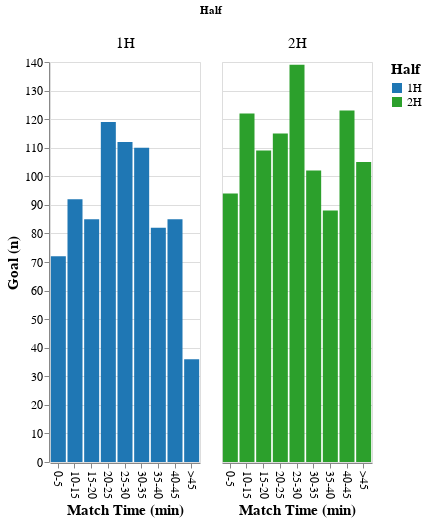

Notebook code for this chart:
### Code cell
goals = in_match_evolution()
goals.configure_legend(
    titleFontSize=15,
    labelFontSize=12
).configure_title(
    fontSize=20
)

### Figure 1 — Vega specification as saved in the notebook (floating-point values rounded to 4 significant figures)
{"$schema": "https://vega.github.io/schema/vega/v5.json", "background": "white", "config": {"axis": {"labelFontSize": 12, "titleFontSize": 15}, "legend": {"labelFontSize": 12, "titleFontSize": 15}, "style": {"group-title": {"fontSize": 20}}}, "data": [{"name": "_server_source_0", "values": [{"Nation": "England", "binned": "0-5", "count": 73, "matchPeriod": "1H"}, {"Nation": "European_Championship", "binned": "0-5", "count": 8, "matchPeriod": "1H"}, {"Nation": "France", "binned": "0-5", "count": 95, "matchPeriod": "1H"}, {"Nation": "Germany", "binned": "0-5", "count": 65, "matchPeriod": "1H"}, {"Nation": "Italy", "binned": "0-5", "count": 72, "matchPeriod": "1H"}, {"Nation": "Spain", "binned": "0-5", "count": 65, "matchPeriod": "1H"}, {"Nation": "World_Cup", "binned": "0-5", "count": 14, "matchPeriod": "1H"}, {"Nation": "England", "binned": "10-15", "count": 81, "matchPeriod": "1H"}, {"Nation": "European_Championship", "binned": "10-15", "count": 6, "matchPeriod": "1H"}, {"Nation": "France", "binned": "10-15", "count": 96, "matchPeriod": "1H"}, {"Nation": "Germany", "binned": "10-15", "count": 73, "matchPeriod": "1H"}, {"Nation": "Italy", "binned": "10-15", "count": 92, "matchPeriod": "1H"}, {"Nation": "Spain", "binned": "10-15", "count": 86, "matchPeriod": "1H"}, {"Nation": "World_Cup", "binned": "10-15", "count": 14, "matchPeriod": "1H"}, {"Nation": "England", "binned": "15-20", "count": 98, "matchPeriod": "1H"}, {"Nation": "European_Championship", "binned": "15-20", "count": 14, "matchPeriod": "1H"}, {"Nation": "France", "binned": "15-20", "count": 102, "matchPeriod": "1H"}, {"Nation": "Germany", "binned": "15-20", "count": 99, "matchPeriod": "1H"}, {"Nation": "Italy", "binned": "15-20", "count": 85, "matchPeriod": "1H"}, {"Nation": "Spain", "binned": "15-20", "count": 92, "matchPeriod": "1H"}, {"Nation": "World_Cup", "binned": "15-20", "count": 13, "matchPeriod": "1H"}, {"Nation": "England", "binned": "20-25", "count": 94, "matchPeriod": "1H"}, {"Nation": "France", "binned": "20-25", "count": 105, "matchPeriod": "1H"}, {"Nation": "Germany", "binned": "20-25", "count": 109, "matchPeriod": "1H"}, {"Nation": "Italy", "binned": "20-25", "count": 119, "matchPeriod": "1H"}, {"Nation": "Spain", "binned": "20-25", "count": 105, "matchPeriod": "1H"}, {"Nation": "World_Cup", "binned": "20-25", "count": 11, "matchPeriod": "1H"}, {"Nation": "England", "binned": "25-30", "count": 95, "matchPeriod": "1H"}, {"Nation": "European_Championship", "binned": "25-30", "count": 3, "matchPeriod": "1H"}, {"Nation": "France", "binned": "25-30", "count": 99, "matchPeriod": "1H"}, {"Nation": "Germany", "binned": "25-30", "count": 96, "matchPeriod": "1H"}, {"Nation": "Italy", "binned": "25-30", "count": 112, "matchPeriod": "1H"}, {"Nation": "Spain", "binned": "25-30", "count": 111, "matchPeriod": "1H"}, {"Nation": "World_Cup", "binned": "25-30", "count": 6, "matchPeriod": "1H"}, {"Nation": "England", "binned": "30-35", "count": 81, "matchPeriod": "1H"}, {"Nation": "European_Championship", "binned": "30-35", "count": 13, "matchPeriod": "1H"}, {"Nation": "France", "binned": "30-35", "count": 94, "matchPeriod": "1H"}, {"Nation": "Germany", "binned": "30-35", "count": 62, "matchPeriod": "1H"}, {"Nation": "Italy", "binned": "30-35", "count": 110, "matchPeriod": "1H"}, {"Nation": "Spain", "binned": "30-35", "count": 117, "matchPeriod": "1H"}, {"Nation": "World_Cup", "binned": "30-35", "count": 18, "matchPeriod": "1H"}, {"Nation": "England", "binned": "35-40", "count": 95, "matchPeriod": "1H"}, {"Nation": "European_Championship", "binned": "35-40", "count": 8, "matchPeriod": "1H"}, {"Nation": "France", "binned": "35-40", "count": 86, "matchPeriod": "1H"}, {"Nation": "Germany", "binned": "35-40", "count": 79, "matchPeriod": "1H"}, {"Nation": "Italy", "binned": "35-40", "count": 82, "matchPeriod": "1H"}, {"Nation": "Spain", "binned": "35-40", "count": 103, "matchPeriod": "1H"}, {"Nation": "World_Cup", "binned": "35-40", "count": 19, "matchPeriod": "1H"}, {"Nation": "England", "binned": "40-45", "count": 92, "matchPeriod": "1H"}, {"Nation": "European_Championship", "binned": "40-45", "count": 18, "matchPeriod": "1H"}, {"Nation": "France", "binned": "40-45", "count": 116, "matchPeriod": "1H"}, {"Nation": "Germany", "binned": "40-45", "count": 82, "matchPeriod": "1H"}, {"Nation": "Italy", "binned": "40-45", "count": 85, "matchPeriod": "1H"}, {"Nation": "Spain", "binned": "40-45", "count": 80, "matchPeriod": "1H"}, {"Nation": "World_Cup", "binned": "40-45", "count": 10, "matchPeriod": "1H"}, {"Nation": "England", "binned": ">45", "count": 49, "matchPeriod": "1H"}, {"Nation": "European_Championship", "binned": ">45", "count": 2, "matchPeriod": "1H"}, {"Nation": "France", "binned": ">45", "count": 34, "matchPeriod": "1H"}, {"Nation": "Germany", "binned": ">45", "count": 24, "matchPeriod": "1H"}, {"Nation": "Italy", "binned": ">45", "count": 36, "matchPeriod": "1H"}, {"Nation": "Spain", "binned": ">45", "count": 16, "matchPeriod": "1H"}, {"Nation": "World_Cup", "binned": ">45", "count": 4, "matchPeriod": "1H"}, {"Nation": "England", "binned": "0-5", "count": 111, "matchPeriod": "2H"}, {"Nation": "European_Championship", "binned": "0-5", "count": 15, "matchPeriod": "2H"}, {"Nation": "France", "binned": "0-5", "count": 98, "matchPeriod": "2H"}, {"Nation": "Germany", "binned": "0-5", "count": 76, "matchPeriod": "2H"}, {"Nation": "Italy", "binned": "0-5", "count": 94, "matchPeriod": "2H"}, {"Nation": "Spain", "binned": "0-5", "count": 93, "matchPeriod": "2H"}, {"Nation": "World_Cup", "binned": "0-5", "count": 17, "matchPeriod": "2H"}, {"Nation": "England", "binned": "10-15", "count": 108, "matchPeriod": "2H"}, {"Nation": "European_Championship", "binned": "10-15", "count": 16, "matchPeriod": "2H"}, {"Nation": "France", "binned": "10-15", "count": 105, "matchPeriod": "2H"}, {"Nation": "Germany", "binned": "10-15", "count": 93, "matchPeriod": "2H"}, {"Nation": "Italy", "binned": "10-15", "count": 122, "matchPeriod": "2H"}, {"Nation": "Spain", "binned": "10-15", "count": 118, "matchPeriod": "2H"}, {"Nation": "World_Cup", "binned": "10-15", "count": 23, "matchPeriod": "2H"}, {"Nation": "England", "binned": "15-20", "count": 123, "matchPeriod": "2H"}, {"Nation": "European_Championship", "binned": "15-20", "count": 18, "matchPeriod": "2H"}, {"Nation": "France", "binned": "15-20", "count": 92, "matchPeriod": "2H"}, {"Nation": "Germany", "binned": "15-20", "count": 104, "matchPeriod": "2H"}, {"Nation": "Italy", "binned": "15-20", "count": 109, "matchPeriod": "2H"}, {"Nation": "Spain", "binned": "15-20", "count": 116, "matchPeriod": "2H"}, {"Nation": "World_Cup", "binned": "15-20", "count": 19, "matchPeriod": "2H"}, {"Nation": "England", "binned": "20-25", "count": 118, "matchPeriod": "2H"}, {"Nation": "European_Championship", "binned": "20-25", "count": 4, "matchPeriod": "2H"}, {"Nation": "France", "binned": "20-25", "count": 111, "matchPeriod": "2H"}, {"Nation": "Germany", "binned": "20-25", "count": 88, "matchPeriod": "2H"}, {"Nation": "Italy", "binned": "20-25", "count": 115, "matchPeriod": "2H"}, {"Nation": "Spain", "binned": "20-25", "count": 110, "matchPeriod": "2H"}, {"Nation": "World_Cup", "binned": "20-25", "count": 20, "matchPeriod": "2H"}, {"Nation": "England", "binned": "25-30", "count": 130, "matchPeriod": "2H"}, {"Nation": "European_Championship", "binned": "25-30", "count": 6, "matchPeriod": "2H"}, {"Nation": "France", "binned": "25-30", "count": 130, "matchPeriod": "2H"}, {"Nation": "Germany", "binned": "25-30", "count": 106, "matchPeriod": "2H"}, {"Nation": "Italy", "binned": "25-30", "count": 139, "matchPeriod": "2H"}, {"Nation": "Spain", "binned": "25-30", "count": 108, "matchPeriod": "2H"}, {"Nation": "World_Cup", "binned": "25-30", "count": 21, "matchPeriod": "2H"}, {"Nation": "England", "binned": "30-35", "count": 117, "matchPeriod": "2H"}, {"Nation": "European_Championship", "binned": "30-35", "count": 10, "matchPeriod": "2H"}, {"Nation": "France", "binned": "30-35", "count": 108, "matchPeriod": "2H"}, {"Nation": "Germany", "binned": "30-35", "count": 107, "matchPeriod": "2H"}, {"Nation": "Italy", "binned": "30-35", "count": 102, "matchPeriod": "2H"}, {"Nation": "Spain", "binned": "30-35", "count": 134, "matchPeriod": "2H"}, {"Nation": "World_Cup", "binned": "30-35", "count": 11, "matchPeriod": "2H"}, {"Nation": "England", "binned": "35-40", "count": 113, "matchPeriod": "2H"}, {"Nation": "European_Championship", "binned": "35-40", "count": 12, "matchPeriod": "2H"}, {"Nation": "France", "binned": "35-40", "count": 110, "matchPeriod": "2H"}, {"Nation": "Germany", "binned": "35-40", "count": 75, "matchPeriod": "2H"}, {"Nation": "Italy", "binned": "35-40", "count": 88, "matchPeriod": "2H"}, {"Nation": "Spain", "binned": "35-40", "count": 134, "matchPeriod": "2H"}, {"Nation": "World_Cup", "binned": "35-40", "count": 4, "matchPeriod": "2H"}, {"Nation": "England", "binned": "40-45", "count": 124, "matchPeriod": "2H"}, {"Nation": "European_Championship", "binned": "40-45", "count": 13, "matchPeriod": "2H"}, {"Nation": "France", "binned": "40-45", "count": 130, "matchPeriod": "2H"}, {"Nation": "Germany", "binned": "40-45", "count": 88, "matchPeriod": "2H"}, {"Nation": "Italy", "binned": "40-45", "count": 123, "matchPeriod": "2H"}, {"Nation": "Spain", "binned": "40-45", "count": 132, "matchPeriod": "2H"}, {"Nation": "World_Cup", "binned": "40-45", "count": 20, "matchPeriod": "2H"}, {"Nation": "England", "binned": ">45", "count": 86, "matchPeriod": "2H"}, {"Nation": "European_Championship", "binned": ">45", "count": 16, "matchPeriod": "2H"}, {"Nation": "France", "binned": ">45", "count": 111, "matchPeriod": "2H"}, {"Nation": "Germany", "binned": ">45", "count": 86, "matchPeriod": "2H"}, {"Nation": "Italy", "binned": ">45", "count": 105, "matchPeriod": "2H"}, {"Nation": "Spain", "binned": ">45", "count": 90, "matchPeriod": "2H"}, {"Nation": "World_Cup", "binned": ">45", "count": 32, "matchPeriod": "2H"}]}, {"name": "param_27_store", "values": [{"fields": [{"field": "Nation", "type": "E"}], "unit": "child + '__facet_column_' + (facet[\"matchPeriod\"])", "values": ["Italy"]}]}, {"name": "source_0", "source": "_server_source_0", "transform": [{"expr": "!length(data(\"param_27_store\")) || vlSelectionTest(\"param_27_store\", datum)", "type": "filter"}, {"as": ["count_start", "count_end"], "field": "count", "groupby": ["binned", "matchPeriod"], "offset": "zero", "sort": {"field": ["matchPeriod"], "order": ["descending"]}, "type": "stack"}, {"expr": "isValid(datum[\"count\"]) && isFinite(+datum[\"count\"])", "type": "filter"}]}, {"name": "column_domain", "source": "source_0", "transform": [{"groupby": ["matchPeriod"], "type": "aggregate"}]}, {"name": "source_0_x_domain_binned", "source": "source_0", "transform": [{"as": [], "fields": [], "groupby": ["binned"], "ops": [], "type": "aggregate"}, {"as": "sort_field", "expr": "datum['binned']", "type": "formula"}, {"fields": ["binned"], "type": "project"}]}, {"name": "source_0_color_domain_matchPeriod", "source": "source_0", "transform": [{"as": [], "fields": [], "groupby": ["matchPeriod"], "ops": [], "type": "aggregate"}, {"as": "sort_field", "expr": "datum['matchPeriod']", "type": "formula"}, {"fields": ["matchPeriod"], "type": "project"}]}], "layout": {"align": "all", "bounds": "full", "columns": {"signal": "length(data('column_domain'))"}, "offset": {"columnTitle": 10}, "padding": 20}, "legends": [{"encode": {"symbols": {"update": {"opacity": {"value": 1}}}}, "fill": "color", "symbolType": "square", "title": "Half"}], "marks": [{"name": "column-title", "role": "column-title", "title": {"offset": 10, "style": "guide-title", "text": "Half"}, "type": "group"}, {"axes": [{"grid": false, "labelOverlap": true, "orient": "left", "scale": "y", "tickCount": {"signal": "ceil(child_height/40)"}, "title": "Goal (n)", "zindex": 0}], "encode": {"update": {"height": {"signal": "child_height"}}}, "name": "row_header", "role": "row-header", "type": "group"}, {"encode": {"update": {"width": {"signal": "child_width"}}}, "from": {"data": "column_domain"}, "name": "column_header", "role": "column-header", "sort": {"field": "datum[\"matchPeriod\"]", "order": "ascending"}, "title": {"fontSize": 15, "frame": "group", "offset": 10, "orient": "top", "style": "guide-label", "text": {"signal": "isValid(parent[\"matchPeriod\"]) ? parent[\"matchPeriod\"] : \"\"+parent[\"matchPeriod\"]"}}, "type": "group"}, {"axes": [{"grid": false, "labelAlign": "left", "labelAngle": 90, "labelBaseline": "middle", "labels": true, "orient": "bottom", "scale": "x", "title": "Match Time (min)", "zindex": 0}], "encode": {"update": {"width": {"signal": "child_width"}}}, "from": {"data": "column_domain"}, "name": "column_footer", "role": "column-footer", "sort": {"field": "datum[\"matchPeriod\"]", "order": "ascending"}, "type": "group"}, {"axes": [{"aria": false, "domain": false, "grid": true, "gridScale": "x", "labels": false, "maxExtent": 0, "minExtent": 0, "orient": "left", "scale": "y", "tickCount": {"signal": "ceil(child_height/40)"}, "ticks": false, "zindex": 0}], "encode": {"update": {"height": {"signal": "child_height"}, "width": {"signal": "child_width"}}}, "from": {"facet": {"data": "source_0", "groupby": ["matchPeriod"], "name": "facet"}}, "marks": [{"encode": {"update": {"fill": {"field": "matchPeriod", "scale": "color"}, "opacity": [{"test": "!length(data(\"param_27_store\")) || vlSelectionTest(\"param_27_store\", datum)", "value": 1}, {"value": 0.2}], "width": {"signal": "max(0.25, bandwidth('x'))"}, "x": {"field": "binned", "scale": "x"}, "y": {"field": "count_end", "scale": "y"}, "y2": {"field": "count_start", "scale": "y"}}}, "from": {"data": "facet"}, "interactive": true, "name": "child_marks", "style": ["bar"], "type": "rect"}], "name": "cell", "signals": [{"name": "facet", "on": [{"events": [{"source": "scope", "type": "pointermove"}], "update": "isTuple(facet) ? facet : group(\"cell\").datum"}], "value": {}}, {"name": "param_27_tuple", "update": "param_27_Nation !== null ? {fields: param_27_tuple_fields, values: [param_27_Nation]} : null"}, {"name": "param_27_tuple_fields", "value": [{"field": "Nation", "type": "E"}]}, {"name": "param_27_modify", "on": [{"events": {"signal": "param_27_tuple"}, "update": "modify(\"param_27_store\", param_27_tuple, true)"}]}], "sort": {"field": ["datum[\"matchPeriod\"]"], "order": ["ascending"]}, "style": "cell", "type": "group"}], "padding": 5, "scales": [{"domain": {"data": "source_0_x_domain_binned", "field": "binned", "sort": true}, "name": "x", "paddingInner": 0.1, "paddingOuter": 0.05, "range": [0, {"signal": "child_width"}], "type": "band"}, {"domain": [0, 140], "name": "y", "range": [{"signal": "child_height"}, 0], "type": "linear", "zero": true}, {"domain": {"data": "source_0_color_domain_matchPeriod", "field": "matchPeriod", "sort": true}, "name": "color", "range": ["#1f77b4", "#2ca02c"], "type": "ordinal"}], "signals": [{"name": "child_width", "value": 150}, {"name": "child_height", "value": 400}, {"name": "unit", "on": [{"events": "pointermove", "update": "isTuple(group()) ? group() : unit"}], "value": {}}, {"bind": {"input": "select", "options": ["Italy", "England", "Germany", "France", "Spain", "European_Championship", "World_Cup"]}, "init": "\"Italy\"", "name": "param_27_Nation", "on": [{"events": [{"source": "scope", "type": "keyup"}], "update": "datum && item().mark.marktype !== 'group' ? datum[\"Nation\"] : null"}, {"events": [{"source": "view", "type": "false"}], "update": "null"}]}, {"name": "param_27", "update": "vlSelectionResolve(\"param_27_store\", \"union\", true, true)"}]}
